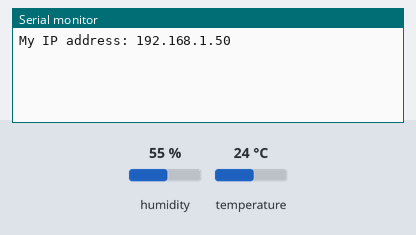
Simulated run of this sketch. Board: Arduino Uno, built with avr-gcc and run on an emulated ATmega328P. Shown: the last lines printed to the serial monitor. The test bench sets the inputs (shaded band); at power-on: temperature 24 °C, humidity 55 %. WiFi joins after 1.5 s; servers stay silent unless stated; uploads are accepted with an empty reply.

Above: at 3.7 s.
3.8 s: temperature set to 12 °C
At 11.2 s:
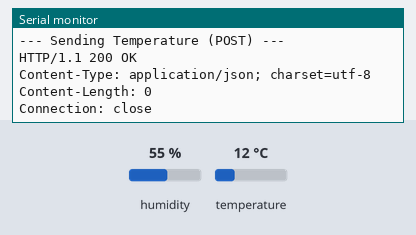
17.1 s: temperature set to 19 °C
At 20.41 s:
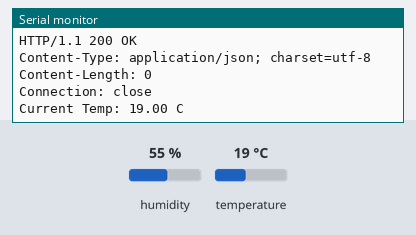

The sketch:

sense.ino
```cpp
#include <SPI.h>
#include <Ethernet.h>
#include <DHT.h>

// DHT11の設定
#define DHTPIN 2        // DHT11のDATAピンをデジタル2番ピンに接続
#define DHTTYPE DHT11   // センサーの種類をDHT11に指定
DHT dht(DHTPIN, DHTTYPE);

// MACアドレスの設定（環境に合わせて変更してください）
byte mac[] = { 0xDE, 0xAD, 0xBE, 0xEF, 0xFE, 0xED };

// FlaskサーバーのIPアドレスとポートを設定
IPAddress server(192, 168, 10, 101);
int port = 5000;

EthernetClient client;
unsigned long lastConnectionTime = 0;           // 最後に通信した時間
const unsigned long postingInterval = 10000;    // 送信間隔（10秒）

void setup() {
  Serial.begin(9600);
  while (!Serial) { ; }

  // DHTセンサーの初期化
  dht.begin();

  // DHCPでIPアドレスを取得
  if (Ethernet.begin(mac) == 0) {
    Serial.println("DHCP configuration failed");
    while (true);
  }
  delay(1000);
  Serial.print("My IP address: ");
  Serial.println(Ethernet.localIP());
}

void loop() {
  // サーバーからのレスポンスをシリアルに出力（デバッグ用）
  if (client.available()) {
    char c = client.read();
    Serial.print(c);
  }

  // 指定した間隔（10秒）ごとにデータを送信
  if (millis() - lastConnectionTime > postingInterval) {

    // DHT11から温度を読み込み（摂氏）
    float currentTemp = dht.readTemperature();

    // 読み込みに失敗していないか確認
    if (isnan(currentTemp)) {
      Serial.println("Failed to read from DHT sensor!");
    } else {
      Serial.print("Current Temp: ");
      Serial.print(currentTemp);
      Serial.println(" C");

      // サーバーに温度をPOST送信
      sendTemperature(currentTemp);
    }
  }
}

// 温度データをPOST送信する関数
void sendTemperature(float temp) {
  client.stop(); // 既存の接続を確実に閉じる

  if (client.connect(server, port)) {
    Serial.println("\n--- Sending Temperature (POST) ---");

    // Flaskの request.form["temp"] が受け取れる形式（temp=xx.x）にする
    String postData = "temp=" + String(temp, 1);

    client.println("POST /sense HTTP/1.1");
    client.print("Host: "); client.println(server);
    client.println("Content-Type: application/x-www-form-urlencoded");
    client.print("Content-Length: "); client.println(postData.length());
    client.println("Connection: close");
    client.println(); // ヘッダーの終わりの空行
    client.print(postData); // データ本体

    lastConnectionTime = millis();
  } else {
    Serial.println("POST connection failed");
  }
}
```

Measured:
- after the input at 3.8 s, the serial monitor: prints a new line after 6.2 s (image 1)
- after the input at 17.1 s, the serial monitor: prints a new line after 3.2 s (image 2)
